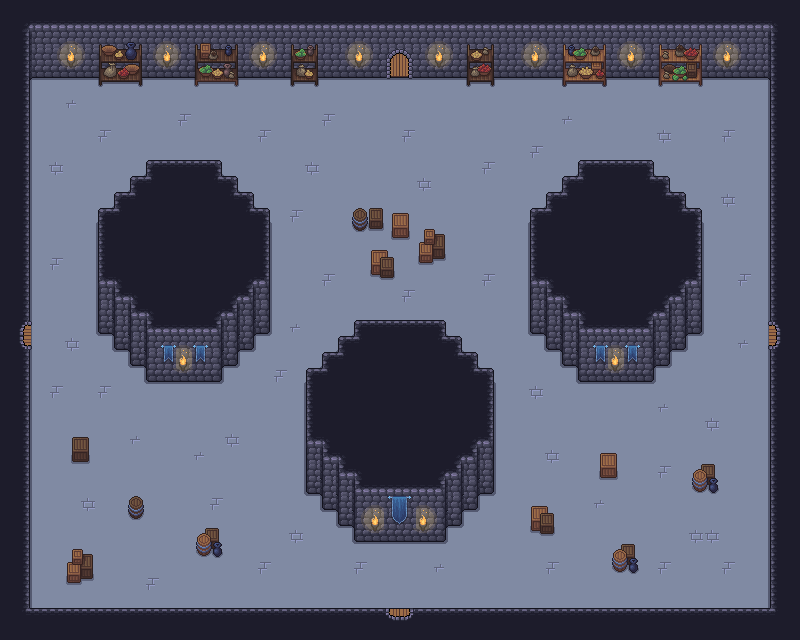

The image is a tile-based game level rendered from a .tmx file. Its description and source (layers, tilesets, objects; grid data summarised) follow:
An orthogonal 50x40 tile map with 16x16 px tiles, 5 tile layers (Suelo, Decoracion Suelo, Paredes, Decoracion Paredes, ...), 12 tilesets and 39 objects.

<map version="1.10" tiledversion="1.12.1" orientation="orthogonal" renderorder="right-down" width="50" height="40" tilewidth="16" tileheight="16" infinite="0" nextlayerid="10" nextobjectid="41">
 <tileset firstgid="1" source="../tilesets/Paredes2.tsx" />
 <tileset firstgid="494" source="../tilesets/puertas.tsx" />
 <tileset firstgid="498" source="../tilesets/Fuegos.tsx" />
 <tileset firstgid="696" source="../tilesets/Other_objects.tsx" />
 <tileset firstgid="880" source="../tilesets/supplies_objects.tsx" />
 <tileset firstgid="1435" source="../tilesets/Objetos.tsx" />
 <tileset firstgid="1651" source="../tilesets/player.tsx" />
 <tileset firstgid="1652" source="../tilesets/amongus.tsx" />
 <tileset firstgid="1653" source="../tilesets/goomba.tsx" />
 <tileset firstgid="1654" source="../tilesets/skeleton.tsx" />
 <tileset firstgid="1656" source="../tilesets/azeris.tsx" />
 <tileset firstgid="1657" source="../tilesets/corazon.tsx" />
 <group id="6" name="Room">
  <layer id="1" name="Suelo" width="50" height="40">
   <data>[2000 cells, 2000 non-empty, 1 distinct tile ids]</data>
  </layer>
  <layer id="5" name="Decoracion Suelo" width="50" height="40">
   <data>[2000 cells, 48 non-empty, 3 distinct tile ids]</data>
  </layer>
  <layer id="2" name="Paredes" width="50" height="40">
   <data>[2000 cells, 956 non-empty, 68 distinct tile ids]</data>
  </layer>
  <layer id="4" name="Decoracion Paredes" width="50" height="40">
   <data>[2000 cells, 159 non-empty, 66 distinct tile ids]</data>
  </layer>
  <layer id="3" name="Puertas" width="50" height="40">
   <data>[2000 cells, 4 non-empty, 4 distinct tile ids]</data>
  </layer>
  <objectgroup id="9" name="Utils">
   <object id="30" gid="1656" x="391.333" y="308.333" width="21" height="21" />
   <object id="31" gid="1657" x="303" y="250.333" width="18" height="18" />
   <object id="32" gid="1657" x="480.333" y="250.333" width="18" height="18" />
   <object id="33" gid="1657" x="652.333" y="523.667" width="18" height="18" />
   <object id="34" gid="1657" x="137.667" y="573" width="18" height="18" />
   <object id="35" gid="1657" x="49.6667" y="519.667" width="18" height="18" />
   <object id="36" gid="1657" x="575" y="543.667" width="18" height="18" />
   <object id="37" gid="1657" x="719" y="125" width="18" height="18" />
   <object id="38" gid="1657" x="63" y="119.667" width="18" height="18" />
   <object id="39" gid="1657" x="257.667" y="103.667" width="18" height="18" />
   <object id="40" gid="1657" x="516.333" y="111.667" width="18" height="18" />
  </objectgroup>
  <objectgroup id="8" name="Entities">
   <object id="6" gid="1652" x="265" y="379" width="30" height="30" />
   <object id="7" gid="1652" x="518.333" y="397.667" width="30" height="30" />
   <object id="8" gid="1653" x="216" y="474.667" width="16" height="16" />
   <object id="9" gid="1653" x="69.3333" y="516" width="16" height="16" />
   <object id="10" gid="1653" x="158.667" y="590.667" width="16" height="16" />
   <object id="11" gid="1653" x="68" y="154.667" width="16" height="16" />
   <object id="12" gid="1653" x="169.333" y="137.333" width="16" height="16" />
   <object id="13" gid="1653" x="678.667" y="556" width="16" height="16" />
   <object id="14" gid="1653" x="613.333" y="522.667" width="16" height="16" />
   <object id="15" gid="1653" x="560" y="581.333" width="16" height="16" />
   <object id="16" gid="1653" x="656" y="430.667" width="16" height="16" />
   <object id="17" gid="1653" x="728" y="182.667" width="16" height="16" />
   <object id="18" gid="1653" x="586.667" y="113.333" width="16" height="16" />
   <object id="19" gid="1653" x="506.667" y="192" width="16" height="16" />
   <object id="20" gid="1653" x="241.333" y="158.667" width="16" height="16" />
   <object id="21" gid="1654" x="724" y="580" width="32" height="32" />
   <object id="22" gid="1654" x="516" y="594.667" width="32" height="32" />
   <object id="23" gid="1654" x="464" y="293.333" width="32" height="32" />
   <object id="24" gid="1654" x="296" y="288" width="32" height="32" />
   <object id="25" gid="1654" x="288" y="208" width="32" height="32" />
   <object id="26" gid="1654" x="645.333" y="133.333" width="32" height="32" />
   <object id="27" gid="1654" x="138.667" y="442.667" width="32" height="32" />
   <object id="28" gid="1654" x="252" y="586.667" width="32" height="32" />
   <object id="29" gid="1654" x="46.6667" y="210.667" width="32" height="32" />
  </objectgroup>
  <objectgroup id="7" name="Player">
   <object id="1" gid="1651" x="365.333" y="148" width="64" height="64" />
   <object id="2" gid="1651" x="37.3333" y="373.333" width="64" height="64" />
   <object id="3" gid="1651" x="365.333" y="608" width="64" height="64" />
   <object id="5" gid="1651" x="702.667" y="392" width="64" height="64" />
  </objectgroup>
 </group>
</map>
